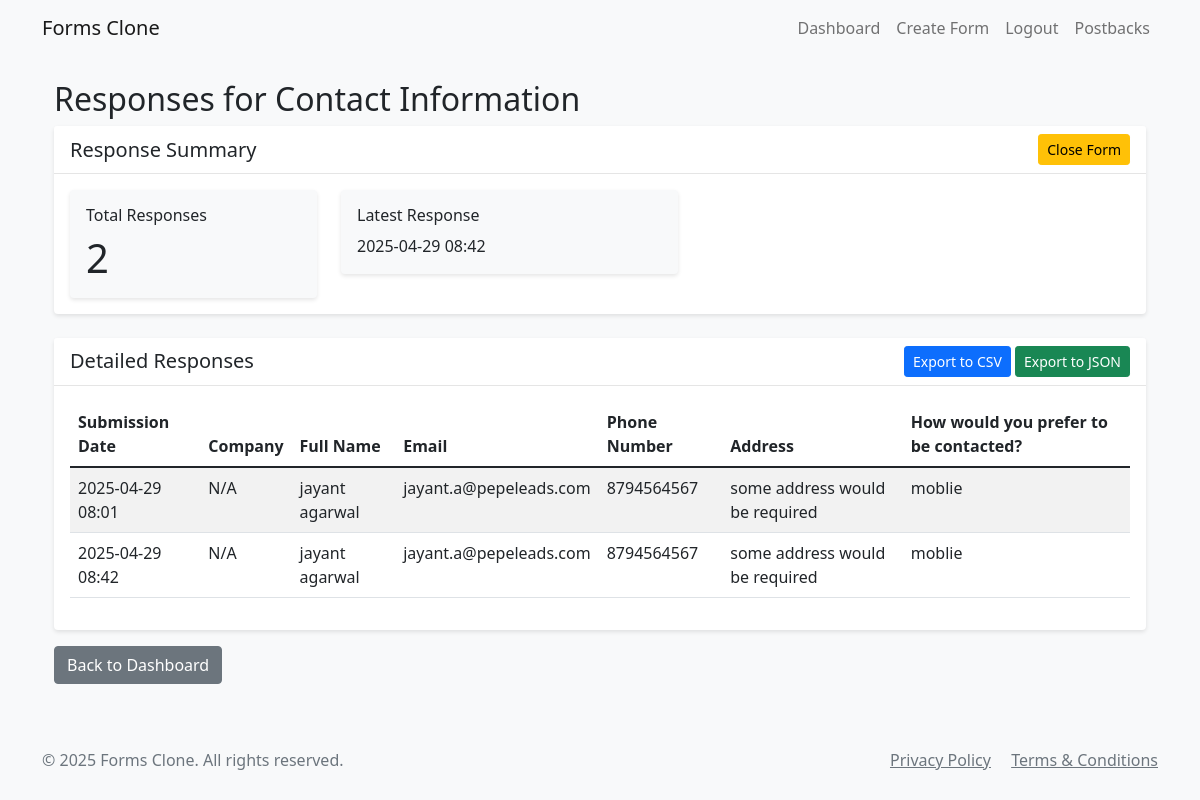
Page /form/55/responses (signed in) on the earlier database version.
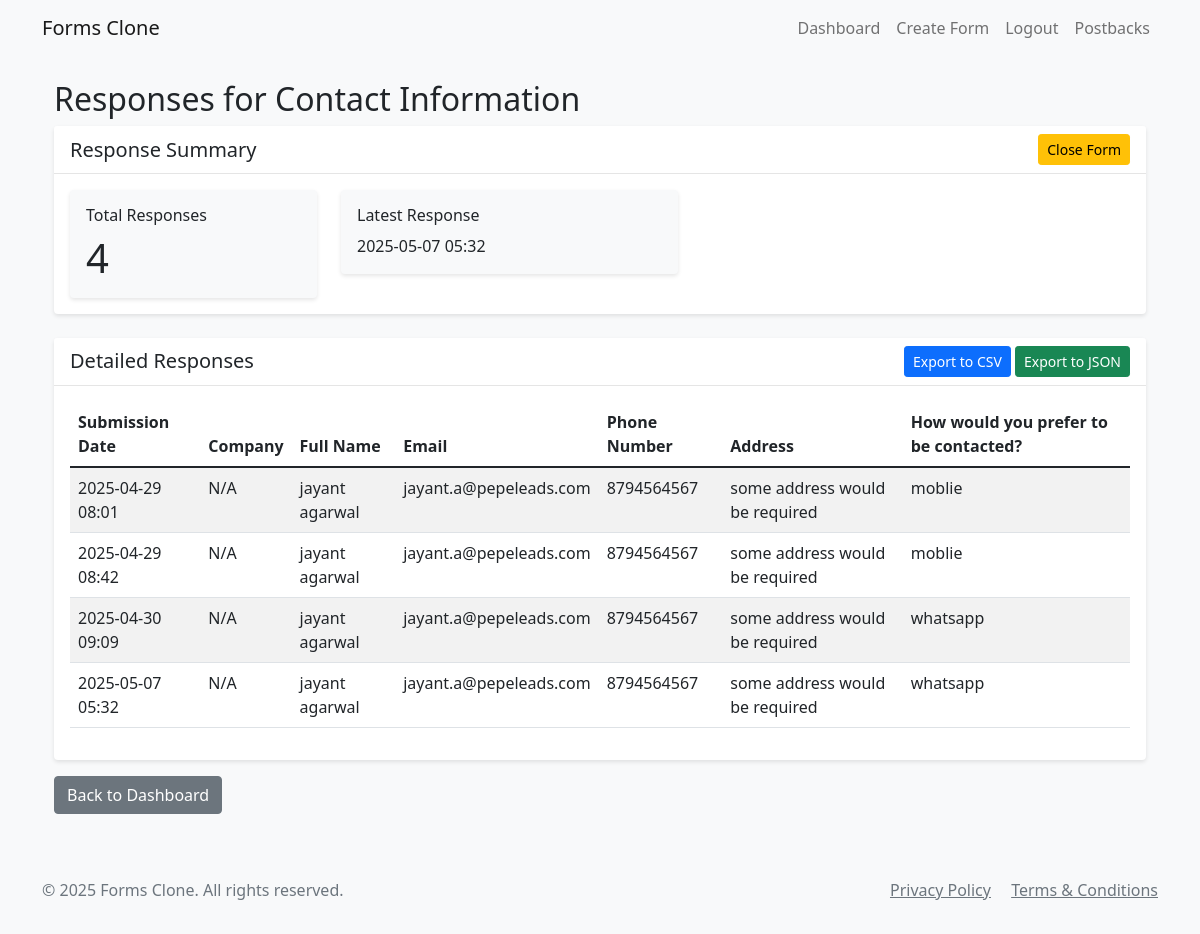
Same page on the later database version.
### app.py (models this page shows, shortened)
class Question(db.Model):
    id = db.Column(db.Integer, primary_key=True)
    form_id = db.Column(db.Integer, db.ForeignKey('form.id'), nullable=False)
    question_text = db.Column(db.String(500), nullable=False)
    question_type = db.Column(db.String(20), nullable=False)  # text, multiple_choice, checkbox
    options = db.Column(db.Text)  # JSON string for multiple choice/checkbox options
    required = db.Column(db.Boolean, default=False)
    order = db.Column(db.Integer, nullable=False)
    is_quiz_question = db.Column(db.Boolean, default=False)
    correct_answer = db.Column(db.Text, nullable=True)  # JSON string for correct answers
    points = db.Column(db.Integer, default=0)  # Points for correct answer
    feedback = db.Column(db.Text, nullable=True)  # Feedback for the question
    subquestions = relationship('SubQuestion', backref='parent_question', lazy=True,
                               cascade='all, delete-orphan')

class Response(db.Model):
    id = db.Column(db.Integer, primary_key=True)
    form_id = db.Column(db.Integer, db.ForeignKey('form.id'), nullable=False)
    submitted_at = db.Column(db.DateTime, default=datetime.utcnow)
    company_id = db.Column(db.Integer, db.ForeignKey('company.id', name='fk_response_company'), nullable=True)
    answers = relationship('Answer', backref='response', lazy=True, cascade='all, delete-orphan')
    subquestion_answers = relationship('SubQuestionAnswer', backref='response', lazy=True,
                                      cascade='all, delete-orphan')
    company = relationship('Company', backref='responses')
    utm_source = db.Column(db.String(100), nullable=True)
    utm_medium = db.Column(db.String(100), nullable=True)
    utm_campaign = db.Column(db.String(100), nullable=True)
    utm_content = db.Column(db.String(100), nullable=True)
    utm_term = db.Column(db.String(100), nullable=True)
    device_type = db.Column(db.String(20), nullable=True)
    has_consent = db.Column(db.Boolean, default=False)
    score = db.Column(db.Integer, nullable=True)  # Quiz score (total points)
    max_score = db.Column(db.Integer, nullable=True)  # Maximum possible score
    passed = db.Column(db.Boolean, nullable=True)  # Whether the user passed

class Answer(db.Model):
    id = db.Column(db.Integer, primary_key=True)
    response_id = db.Column(db.Integer, db.ForeignKey('response.id'), nullable=False)
    question_id = db.Column(db.Integer, db.ForeignKey('question.id'), nullable=False)
    answer_text = db.Column(db.Text, nullable=False)

### app.py (the view)
@app.route('/form/<int:form_id>/responses')
@login_required
def view_responses(form_id):
    form = Form.query.get_or_404(form_id)
    if form.user_id != current_user.id:
        flash('You do not have permission to view these responses')
        return redirect(url_for('dashboard'))
    responses = Response.query.filter_by(form_id=form_id).all()
    return render_template('view_responses.html', form=form, responses=responses)

### app.py (called while the page is built)
@app.context_processor
def inject_now():
    return {'now': datetime.now()}

@app.context_processor
def inject_csrf_token():
    return {'csrf_token': 'dummy_token'}

@login_manager.user_loader
def load_user(user_id):
    return User.query.get(int(user_id))

### templates/view_responses.html (shortened to what this page needs)
{% extends "base.html" %}
{% block content %}
<div class="container mt-4">
    <h2>Responses for {{ form.title }}</h2>
    <div class="card mb-4">
        <div class="card-header d-flex justify-content-between align-items-center">
            <h5 class="mb-0">Response Summary</h5>
            <div>
                <form action="{{ url_for('toggle_form_status', form_id=form.id) }}" method="POST" class="d-inline">
                    <button type="submit" class="btn btn-sm {% if form.is_closed %}btn-success{% else %}btn-warning{% endif %}">
                        {% if form.is_closed %}
                        <i class="bi bi-unlock"></i> Reopen Form
                        {% else %}
                         Close Form
                        {% endif %}
                    </button>
                </form>
            </div>
        </div>
        <div class="card-body">
            <div class="row">
                <div class="col-md-3">
                    <div class="card bg-light">
                        <div class="card-body">
                            <h6 class="card-title">Total Responses</h6>
                            <p class="card-text display-6">{{ responses|length }}</p>
                        </div>
                    </div>
                </div>
                <div class="col-md-{% if form.is_quiz %}3{% else %}4{% endif %}">
                    <div class="card bg-light">
                        <div class="card-body">
                            <h6 class="card-title">Latest Response</h6>
                            <p class="card-text">{% if responses %}{{ moment(responses|sort(attribute='submitted_at')|last|attr('submitted_at')).format('YYYY-MM-DD HH:mm') }}{% else %}No responses yet{% endif %}</p>
                        </div>
                    </div>
                </div>
            </div>
        </div>
    </div>
    <div class="card">
        <div class="card-header d-flex justify-content-between align-items-center">
            <h5 class="mb-0">Detailed Responses</h5>
            <div>
                <button class="btn btn-sm btn-primary" onclick="exportToCSV()">Export to CSV</button>
                <a href="{{ url_for('export_responses_json', form_id=form.id) }}" class="btn btn-sm btn-success">Export to JSON</a>
            </div>
        </div>
        <div class="card-body">
            <div class="table-responsive">
                <table class="table table-striped" id="responsesTable">
                    <thead>
                        <tr>
                            <th>Submission Date</th>
                            <th>Company</th>
                            {% for question in form.questions %}
                            <th>{{ question.question_text }}</th>
                            {% endfor %}
                        </tr>
                    </thead>
                    <tbody>
                        {% for response in responses %}
                        <tr>
                            <td>{{ moment(response.submitted_at).format('YYYY-MM-DD HH:mm') }}</td>
                            <td>{{ response.company.name if response.company else 'N/A' }}</td>
                            {% for question in form.questions %}
                            <td>
                                {% set answer = response.answers|selectattr('question_id', 'equalto', question.id)|first %}
                                {% if question.question_type == 'checkbox' %}
                                    {{ answer.answer_text.split(', ') if answer else []|join(', ') }}
                                {% else %}
                                    {{ answer.answer_text if answer else 'N/A' }}
                                {% endif %}
                            </td>
                            {% endfor %}
                        </tr>
                        {% endfor %}
                    </tbody>
                </table>
            </div>
        </div>
    </div>
    <div class="mt-3">
        <a href="{{ url_for('dashboard') }}" class="btn btn-secondary">Back to Dashboard</a>
    </div>
</div>
{% endblock %}

Differences in the rows shown:
added Response: submitted_at "2025-04-30 09:09", company "N/A"
added Answer: answer_text "jayant agarwal"
added Answer: answer_text "jayant.a@pepeleads.com"
added Answer: answer_text "8794564567"
added Answer: answer_text "some address would be required"
added Answer: answer_text "whatsapp"
added Response: submitted_at "2025-05-07 05:32", company "N/A"
added Answer: answer_text "jayant agarwal"
added Answer: answer_text "jayant.a@pepeleads.com"
added Answer: answer_text "8794564567"
added Answer: answer_text "some address would be required"
added Answer: answer_text "whatsapp"
Other differences:
{{ responses|length }}: "2" → "4"
text no longer shown: "2025-04-29 08:42"
text now shown: "2025-05-07 05:32"
